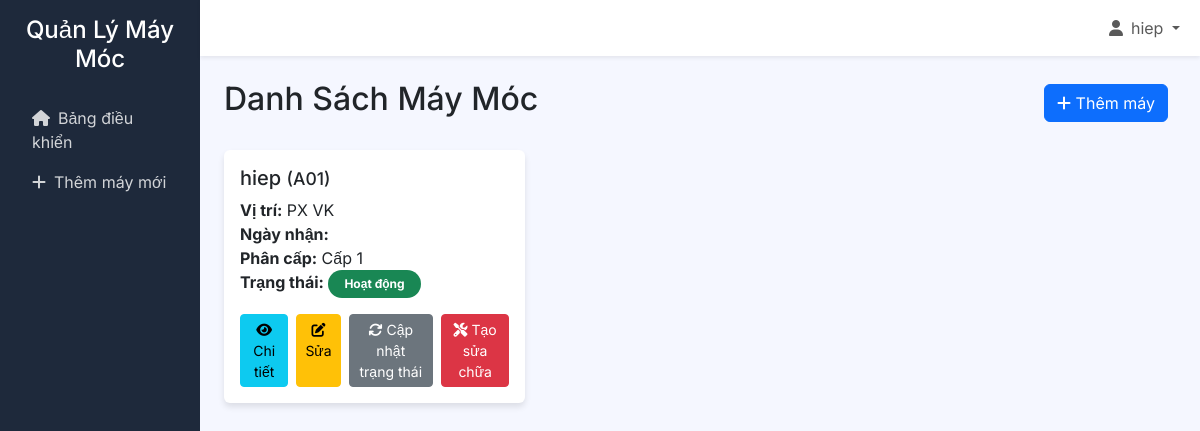
The page /accounts/register/ (signed in) on the database its author committed.
### core/models.py (models this page shows, shortened)
class Machine(models.Model):
    CLASSIFICATION_LEVEL = [
        (1, _('Cấp 1')),
        (2, _('Cấp 2')),
        (3, _('Cấp 3')),
    ]
    machine_code = models.CharField(max_length=50, unique=True, verbose_name=_("Mã máy"))
    name = models.CharField(max_length=200, verbose_name=_("Tên máy"),default='hiep')
    location = models.CharField(max_length=200, verbose_name=_("Vị trí"))
    classification_level = models.IntegerField(choices=CLASSIFICATION_LEVEL, default=1, verbose_name=_("Phân cấp"))
    STATUS = [
        ('working', _('Hoạt động')),
        ('broken', _('Hỏng')),
        ('maintenance', _('Đang bảo trì/sửa chữa')),
    ]
    status = models.CharField(max_length=20, choices=STATUS, default='working', verbose_name=_("Trạng thái"))
    created_by = models.ForeignKey(User, on_delete=models.SET_NULL, null=True, verbose_name=_("Người tạo"))
    created_at = models.DateTimeField(auto_now_add=True, verbose_name=_("Ngày tạo"))
    class Meta:
        verbose_name = _("Máy móc")
        verbose_name_plural = _("Máy móc")

### core/views.py (the view)
# urls.py: path('', views.dashboard, name='dashboard'),
@login_required
def dashboard(request):
    user_level = request.user.profile.level
    machines = Machine.objects.filter(classification_level__lte=user_level)
    pending_count = User.objects.filter(is_active=False).count() if user_level == 3 else 0
    for machine in machines:
        if machine.status == 'working':
            machine.badge = 'bg-success'
        elif machine.status == 'maintenance':
            machine.badge = 'bg-warning'
        else:
            machine.badge = 'bg-danger'
    return render(request, 'dashboard.html', {'machines': machines, 'pending_count': pending_count})

### core/templates/dashboard.html (shortened to what this page needs)
{% extends "base.html" %}
{% block content %}
<div class="d-flex justify-content-between align-items-center mb-4">
    <h2>Danh Sách Máy Móc</h2>
    <div>
        {% if user.profile.level >= 1 %}
            <a href="{% url 'create_machine' %}" class="btn btn-primary me-2"><i class="fas fa-plus"></i> Thêm máy</a>
        {% endif %}
    </div>
</div>
<div class="row g-4">
    {% for machine in machines %}
    <div class="col-md-6 col-lg-4">
        <div class="card h-100">
            <div class="card-body">
                <h5 class="card-title">{{ machine.name }} <small>({{ machine.machine_code }})</small></h5>
                <p class="card-text">
                    <strong>Vị trí:</strong> {{ machine.location }}<br>
                    <strong>Ngày nhận:</strong> {{ machine.start_date|date:"d/m/Y H:i" }}<br>
                    <strong>Phân cấp:</strong> Cấp {{ machine.classification_level }}<br>
                    <strong>Trạng thái:</strong>
                    <span class="badge rounded-pill px-3 py-2 {% if machine.status == 'working' %}bg-success{% elif machine.status == 'maintenance' %}bg-warning{% else %}bg-danger{% endif %}">
                        {{ machine.get_status_display }}
                    </span>
                </p>
                <div class="d-flex gap-2">
                    <a href="{% url 'machine_detail' machine.pk %}" class="btn btn-info btn-sm"><i class="fas fa-eye"></i> Chi tiết</a>
                    {% if user.profile.level >= 2 %}
                        <a href="{% url 'update_machine' machine.pk %}" class="btn btn-warning btn-sm"><i class="fas fa-edit"></i> Sửa</a>
                    {% endif %}
                    {% if user.profile.level >= 1 %}
                        <a href="{% url 'update_machine_status' machine.pk %}" class="btn btn-secondary btn-sm"><i class="fas fa-sync"></i> Cập nhật trạng thái</a>
                    {% endif %}
                    {% if user.profile.level >= 1 %}
                        <a href="{% url 'create_repair' %}?machine={{ machine.pk }}" class="btn btn-danger btn-sm"><i class="fas fa-tools"></i> Tạo sửa chữa</a>
                    {% endif %}
                </div>
            </div>
        </div>
    </div>
    {% empty %}
    <div class="col-12 text-center py-5">
        <h4>Chưa có máy móc nào</h4>
    </div>
    {% endfor %}
</div>
{% endblock %}

### core/templates/base.html (shortened to what this page needs)
<!DOCTYPE html>
<html lang="vi">
<head>
    <link href="https://cdn.jsdelivr.net/npm/bootstrap@5.3.3/dist/css/bootstrap.min.css" rel="stylesheet">
    <link href="https://cdnjs.cloudflare.com/ajax/libs/font-awesome/6.5.0/css/all.min.css" rel="stylesheet">
</head>
<body>
    <div class="d-flex">
        <div class="sidebar col-md-3 col-lg-2 p-3">
            <h4 class="text-center mb-4">Quản Lý Máy Móc</h4>
            <ul class="nav flex-column">
                <li class="nav-item"><a class="nav-link" href="{% url 'dashboard' %}"><i class="fas fa-home me-2"></i>Bảng điều khiển</a></li>
                {% if user.profile.level >= 1 %}
                    <li class="nav-item"><a class="nav-link" href="{% url 'create_machine' %}"><i class="fas fa-plus me-2"></i>Thêm máy mới</a></li>
                {% endif %}
            </ul>
        </div>
        <div class="flex-grow-1">
            <nav class="navbar navbar-expand-lg navbar-light bg-white shadow-sm">
                <div class="container-fluid">
                    <div class="collapse navbar-collapse" id="navbarContent">
                        <ul class="navbar-nav ms-auto">
                            <li class="nav-item dropdown">
                                <a class="nav-link dropdown-toggle" href="#" role="button" data-bs-toggle="dropdown">
                                    <i class="fas fa-user me-2"></i>{{ user.username }}
                                </a>
                            </li>
                        </ul>
                    </div>
                </div>
            </nav>
            <div class="container-fluid p-4">
                {% block content %}{% endblock %}
            </div>
        </div>
    </div>
</body>
</html>

### core/templates/base.html (style rules this page uses)
body { font-family: 'Inter', sans-serif; font-size: 1rem; background-color: #f5f7ff; }
.sidebar { min-height: 100vh; background: #1e293b; color: white; }
.sidebar a { color: rgba(255,255,255,0.8); }
.card { border: none; box-shadow: 0 4px 6px rgba(0,0,0,0.1); }

### rows shown on the page
Machine: name "hiep", machine_code "A01", location "PX VK", classification_level "1", status "Hoạt động"

### other values the page prints
{{ user.username }} "hiep"
